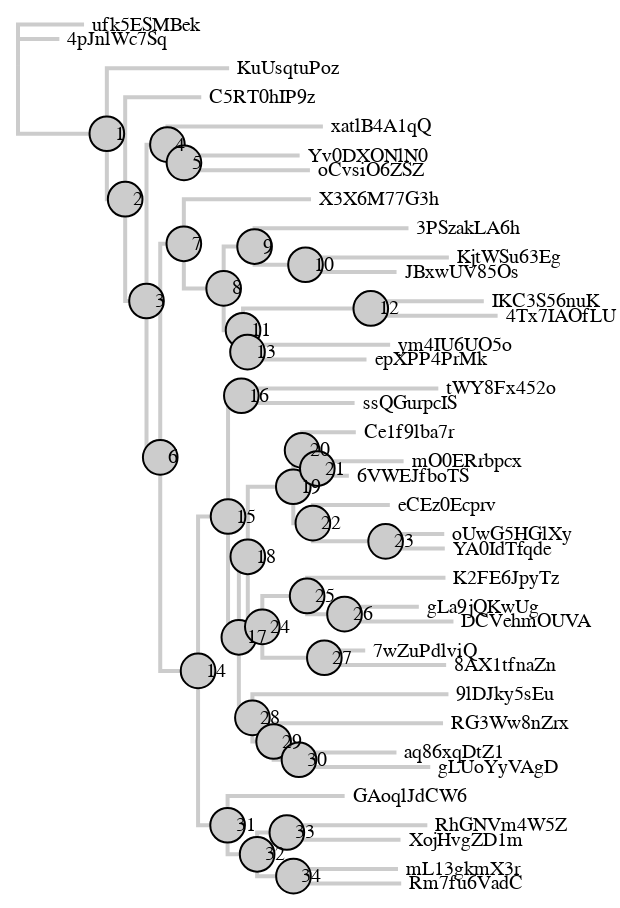

Source (notebook cell):
### Code cell
# Visualize tree and ancestors using phylovega

from phylovega import TreeChart

# Construct Vega Specification
chart = TreeChart.from_phylopandas(
    project.data,
    height_scale=300,

    # Node attributes
    node_size=300,
    node_color="#ccc",

    # Leaf attributes
    leaf_labels="id",

    # Edge attributes
    edge_width=2,
    edge_color="#000",
)

chart
